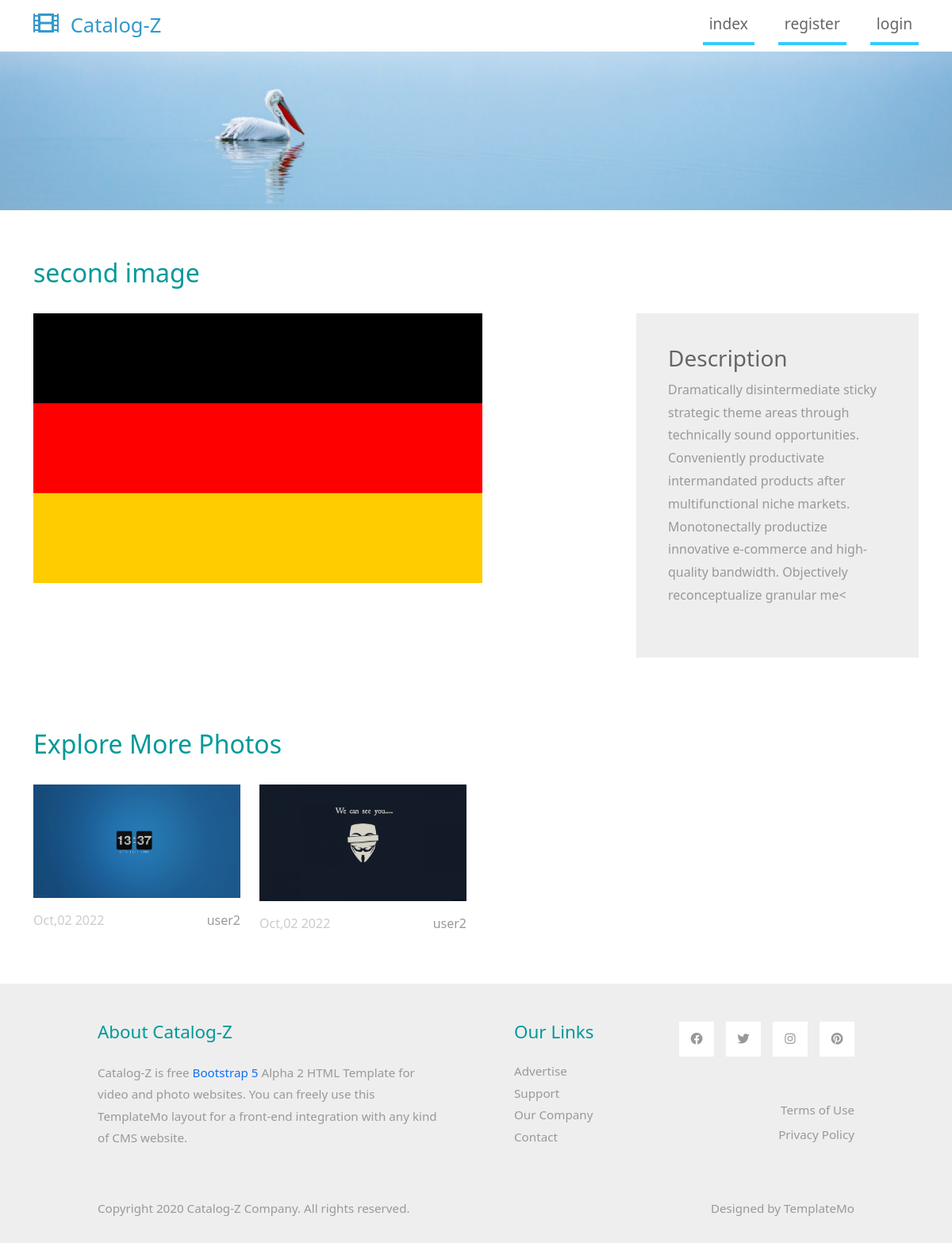
Page /photo-detail.php?id=2 on the committed database.
### tables this page shows
CREATE TABLE `images` (
  `id` int(3) NOT NULL,
  `title` varchar(200) NOT NULL,
  `description` text NOT NULL,
  `img` varchar(200) NOT NULL,
  `user_name` varchar(200) NOT NULL,
  `created_at` datetime NOT NULL DEFAULT current_timestamp()
);

### photo-detail.php (the view, shortened to what this page needs)
<?php require "includes/header.php"; ?>
<?php require "config.php"; ?>
<?php
    if(isset($_GET['id'])) {
        $id = $_GET['id'];
        $selectAll = $conn->query("SELECT * FROM images WHERE id != '$id'");
        $selectAll->execute();
        $data = $selectAll->fetchAll(PDO::FETCH_OBJ);
        $select = $conn->query("SELECT * FROM images WHERE id='$id'");
        $select->execute();
        $row = $select->fetch(PDO::FETCH_OBJ);
    }
?>
        <div class="row mb-4">
            <h2 class="col-12 tm-text-primary"><?php echo $row->title; ?></h2>
        </div>
        <div class="row tm-mb-90">
            <div class="col-xl-8 col-lg-7 col-md-6 col-sm-12">
                <img src="img/<?php echo $row->img; ?>" alt="Image" class="img-fluid">
            </div>
            <div class="col-xl-4 col-lg-5 col-md-6 col-sm-12">
                <div class="tm-bg-gray tm-video-details">
                    <div class="mb-4">
                        <h3 class="tm-text-gray-dark">Description</h3>
                        <p><?php echo substr($row->description, 0, 300); ?><</p>
                    </div>
                </div>
            </div>
        </div>
        <div class="row mb-4">
            <h2 class="col-12 tm-text-primary">
                Explore More Photos
            </h2>
        </div>
        <div class="row mb-3 tm-gallery">
        <?php foreach($data as $myData) : ?>
          <div class="col-xl-3 col-lg-4 col-md-6 col-sm-6 col-12 mb-5">
                <figure class="effect-ming tm-video-item">
                    <img src="img/<?php echo $myData->img; ?>" alt="Image" class="img-fluid">
                    <figcaption class="d-flex align-items-center justify-content-center">
                    </figcaption>
                </figure>
                <div class="d-flex justify-content-between tm-text-gray">
                    <span class="tm-text-gray-light"><?php echo date('M', strtotime($myData->created_at))  . ',' .  date('d', strtotime($myData->created_at)) . ' ' . date('Y', strtotime($myData->created_at)); ?></span>
                    <span><?php echo $myData->user_name; ?></span>
                </div>
            </div>
        <?php endforeach; ?>
        </div>
<?php require "includes/footer.php"; ?>

### css/templatemo-style.css (style rules this page uses)
p { line-height: 1.8; }
.tm-mb-90 { margin-bottom: 90px; }
.tm-text-primary { color: #009999; }
.tm-bg-gray { background-color: #EEEEEE; }
p, .tm-text-gray { color: #999; }
.tm-text-gray-light { color: #CCC; }
.tm-text-gray-dark { color: #666; }
.tm-video-item { position: relative; overflow: hidden; text-align: center; cursor: pointer; }
.tm-video-item img { position: relative; display: block; min-height: 100%; max-width: 100%; opacity: 0.8; }
.tm-video-item figcaption { padding: 2em; color: #fff; text-transform: uppercase; font-size: 1.25em; -webkit-backface-visibility: hidden; backface-visibility: hidden; }
.tm-video-item figcaption::before, .tm-video-item figcaption::after { pointer-events: none; }
.tm-video-item figcaption, .tm-video-item figcaption > a { position: absolute; top: 0; left: 0; width: 100%; height: 100%; }
figure.effect-ming { background: #030c17; }
figure.effect-ming img { opacity: 0.9; -webkit-transition: opacity 0.35s; transition: opacity 0.35s; }
figure.effect-ming figcaption::before { position: absolute; top: 30px; right: 30px; bottom: 30px; left: 30px; border: 2px solid #fff; box-shadow: 0 0 0 30px rgba(255,255,255,0.2); content: ''; opacity: 0; -webkit-transition: opacity 0.35s, -webkit-transform 0.35s; transition: opacity 0.35s, transform 0.35s; -webkit-transform: scale3d(1.4,1.4,1); transform: scale3d(1.4,1.4,1); }
.tm-video-details { height: 100%; padding: 40px; }

### rows in the picture
images: title "second image", img (picture), description "Dramatically disintermediate sticky strategic theme areas through technically sound opportunities. Conveniently productivate intermandated products after multifunctional niche markets. Monotonectally productize innovative e-commerce and high-quality bandwidth. Objectively reconceptualize granular me"
images: img (picture), created_at "Oct", created_at "02", created_at "2022", user_name "user2"
images: img (picture), created_at "Oct", created_at "02", created_at "2022", user_name "user2"
